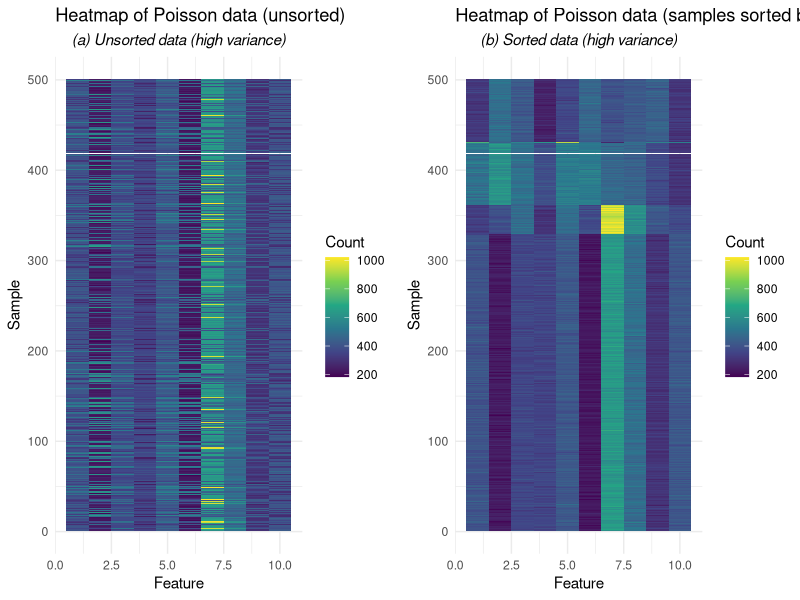

This figure's R source:
# Load libraries
library(ggplot2)
library(gridExtra)
library(reshape2)
library(MCMCpack)  # for Dirichlet

set.seed(42)

# Parameters
n <- 500     # number of samples
k <- 5       # number of clusters
d <- 10      # number of features
alpha <- 10   # Gamma shape
beta <- 0.02  # Gamma rate -> high mean = 400, high variance

# Step 1: Dirichlet mixing proportions
pi <- rdirichlet(1, rep(1, k))[1, ]

# Step 2: Cluster assignments
z <- sample(1:k, n, replace = TRUE, prob = pi)

# Step 3: Generate λ (k x d) from Gamma prior
lambda <- matrix(rgamma(k * d, shape = alpha, rate = beta), nrow = k, ncol = d)

# Step 4: Generate Poisson data
X <- matrix(0, nrow = n, ncol = d)
for (i in 1:n) {
  X[i, ] <- rpois(d, lambda[z[i], ])
}

# Create dataframes for plotting
X_unsorted <- X
X_sorted <- X[order(z), ]

# Melt for ggplot
df_unsorted <- melt(X_unsorted)
df_sorted <- melt(X_sorted)

colnames(df_unsorted) <- c("Sample", "Feature", "Count")
colnames(df_sorted) <- c("Sample", "Feature", "Count")

# Plot a: Unsorted
p1 <- ggplot(df_unsorted, aes(x = Feature, y = Sample, fill = Count)) +
  geom_tile() +
  scale_fill_viridis_c(option = "viridis") +
  labs(title = "Heatmap of Poisson data (unsorted)",
       subtitle = "(a) Unsorted data (high variance)",
       x = "Feature", y = "Sample") +
  theme_minimal() +
  theme(plot.subtitle = element_text(hjust = 0.5, face = "italic"))

# Plot b: Sorted by cluster
p2 <- ggplot(df_sorted, aes(x = Feature, y = Sample, fill = Count)) +
  geom_tile() +
  scale_fill_viridis_c(option = "viridis") +
  labs(title = "Heatmap of Poisson data (samples sorted by cluster)",
       subtitle = "(b) Sorted data (high variance)",
       x = "Feature", y = "Sample") +
  theme_minimal() +
  theme(plot.subtitle = element_text(hjust = 0.5, face = "italic"))

# Combine the two plots
grid.arrange(p1, p2, ncol = 2)
